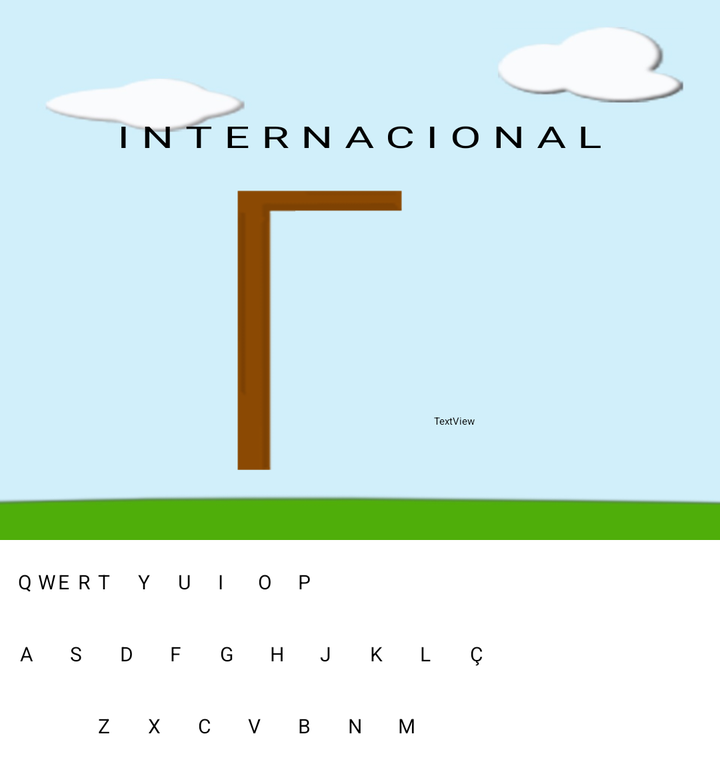
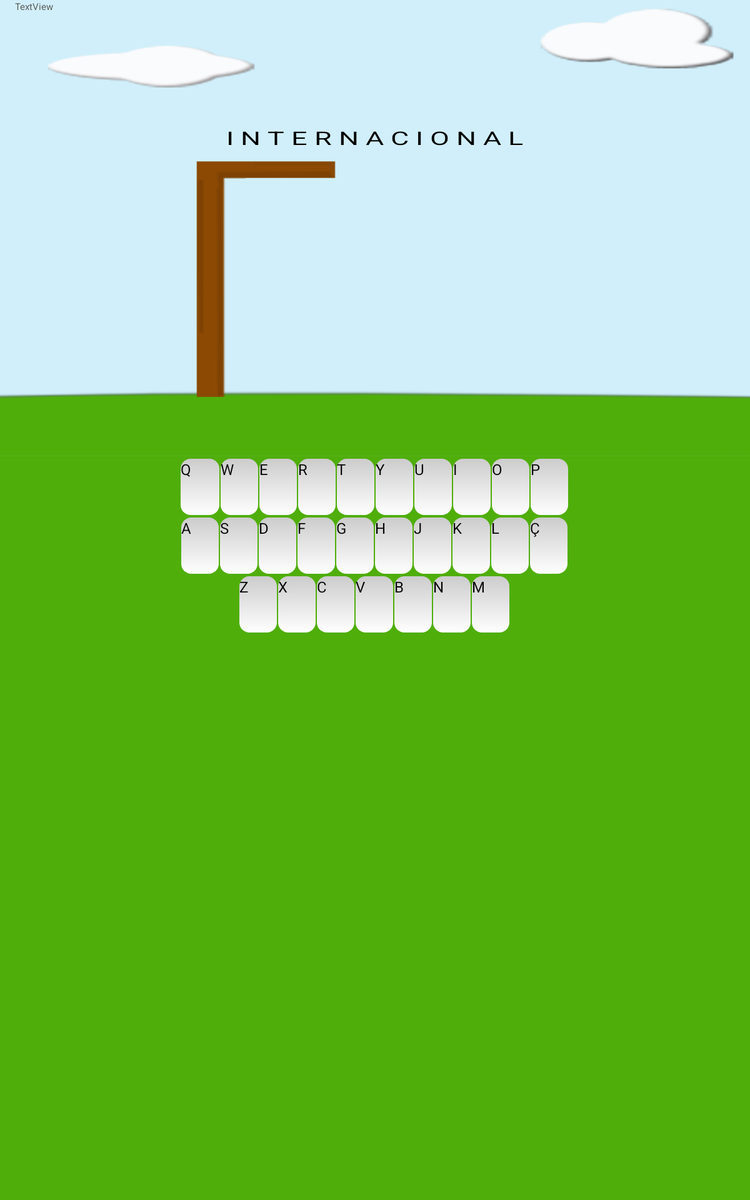

One screen, two layout resources from the same app: the default and the repository's alternative for another configuration. Each is rendered where Android would select it; the XML of both is given below.
<!-- AndroidManifest.xml: application theme AppTheme -->
<!-- res/layout/activity_partida.xml -->
<?xml version="1.0" encoding="utf-8"?>

<AbsoluteLayout xmlns:android="http://schemas.android.com/apk/res/android"
    android:layout_width="wrap_content"
    android:layout_height="wrap_content" >

<RelativeLayout
    android:layout_width="match_parent"
    android:layout_height="270dp"
    android:background="@drawable/paisagem_efeito"
    android:orientation="vertical" >


     
      
    <ImageView
        android:id="@+id/imageView1"
        android:layout_width="wrap_content"
        android:layout_height="wrap_content"
        android:layout_alignParentLeft="true"
        android:layout_alignParentTop="true"
        android:src="@drawable/tronco" />

      <TextView
         android:id="@+id/texto"
         android:layout_width="wrap_content"
         android:layout_height="wrap_content"
         android:layout_alignParentTop="true"
         android:layout_centerHorizontal="true"
         android:layout_marginTop="58dp"
         android:text="I N T E R N A C I O N A L"
         android:textScaleX="1.5"
         android:textSize="15dp"
         android:typeface="sans" />

      <ImageView
          android:id="@+id/balao"
          android:layout_width="wrap_content"
          android:layout_height="wrap_content"
          android:layout_centerHorizontal="true"
          android:layout_centerVertical="true"
          android:src="@drawable/caixa_letra"
          android:visibility="gone" />

     <TextView
         android:id="@+id/letra"
         android:layout_width="wrap_content"
         android:layout_height="wrap_content"
         android:layout_centerInParent="true"
         android:text="A" 
         android:textSize="35dp"
         android:visibility="invisible" />

     

</RelativeLayout>

<AbsoluteLayout
    android:layout_width="match_parent"
    android:layout_height="wrap_content"
    android:layout_x="3dp"
    android:layout_y="280dp" >

    <TableRow
        android:id="@+id/tableRow1"
        android:layout_width="wrap_content"
        android:layout_height="wrap_content"
        android:layout_x="6dp"
        android:layout_y="4dp" >

        <Button
            android:id="@+id/buttonQ"
            android:layout_width="wrap_content"
            android:layout_height="wrap_content"
            android:minHeight="25dp"
            android:minWidth="10dp"
            android:text="Q"
            android:textSize="10dp" />

        <Button
            android:id="@+id/buttonW"
            android:layout_width="wrap_content"
            android:layout_height="wrap_content"
            android:minHeight="25dp"
            android:minWidth="10dp"
            android:text="W"
            android:textSize="10dp" />

        <Button
            android:id="@+id/buttonE"
            android:layout_width="wrap_content"
            android:layout_height="wrap_content"
            android:minHeight="25dp"
            android:minWidth="10dp"
            android:text="E"
            android:textSize="10dp" />

        <Button
            android:id="@+id/buttonR"
            android:layout_width="wrap_content"
            android:layout_height="wrap_content"
            android:minHeight="25dp"
            android:minWidth="10dp"
            android:text="R"
            android:textSize="10dp" />

        <Button
            android:id="@+id/buttonT"
            android:layout_width="wrap_content"
            android:layout_height="wrap_content"
            android:minHeight="25dp"
            android:minWidth="20dp"
            android:text="T"
            android:textSize="10dp" />

        <Button
            android:id="@+id/buttonY"
            android:layout_width="wrap_content"
            android:layout_height="wrap_content"
            android:minHeight="25dp"
            android:minWidth="20dp"
            android:text="Y"
            android:textSize="10dp" />

        <Button
            android:id="@+id/buttonU"
            android:layout_width="wrap_content"
            android:layout_height="wrap_content"
            android:minHeight="25dp"
            android:minWidth="20dp"
            android:text="U"
            android:textSize="10dp" />

        <Button
            android:id="@+id/buttonI"
            android:layout_width="wrap_content"
            android:layout_height="wrap_content"
            android:minHeight="25dp"
            android:minWidth="20dp"
            android:text="I"
            android:textSize="10dp" />

        <Button
            android:id="@+id/buttonO"
            android:layout_width="wrap_content"
            android:layout_height="wrap_content"
            android:minHeight="25dp"
            android:minWidth="20dp"
            android:text="O"
            android:textSize="10dp" />

        <Button
            android:id="@+id/buttonP"
            android:layout_width="wrap_content"
            android:layout_height="wrap_content"
            android:minHeight="25dp"
            android:minWidth="20dp"
            android:text="P"
            android:textSize="10dp" />
    </TableRow>

    <TableRow
        android:id="@+id/tableRow3"
        android:layout_width="wrap_content"
        android:layout_height="wrap_content"
        android:layout_x="46dp"
        android:layout_y="76dp" >

        <Button
            android:id="@+id/buttonZ"
            android:layout_width="wrap_content"
            android:layout_height="wrap_content"
            android:minHeight="25dp"
            android:minWidth="25dp"
            android:text="Z"
            android:textSize="10dp" />

        <Button
            android:id="@+id/buttonX"
            android:layout_width="wrap_content"
            android:layout_height="wrap_content"
            android:minHeight="25dp"
            android:minWidth="25dp"
            android:text="X"
            android:textSize="10dp" />

        <Button
            android:id="@+id/buttonC"
            android:layout_width="wrap_content"
            android:layout_height="wrap_content"
            android:minHeight="25dp"
            android:minWidth="25dp"
            android:text="C"
            android:textSize="10dp" />

        <Button
            android:id="@+id/buttonV"
            android:layout_width="wrap_content"
            android:layout_height="wrap_content"
            android:minHeight="25dp"
            android:minWidth="25dp"
            android:text="V"
            android:textSize="10dp" />

        <Button
            android:id="@+id/buttonB"
            android:layout_width="wrap_content"
            android:layout_height="wrap_content"
            android:minHeight="25dp"
            android:minWidth="25dp"
            android:text="B"
            android:textSize="10dp" />

        <Button
            android:id="@+id/buttonN"
            android:layout_width="wrap_content"
            android:layout_height="wrap_content"
            android:minHeight="25dp"
            android:minWidth="25dp"
            android:text="N"
            android:textSize="10dp" />

        <Button
            android:id="@+id/buttonM"
            android:layout_width="wrap_content"
            android:layout_height="wrap_content"
            android:minHeight="25dp"
            android:minWidth="25dp"
            android:text="M"
            android:textSize="10dp" />
    </TableRow>

    <TableRow
        android:id="@+id/tableRow2"
        android:layout_width="wrap_content"
        android:layout_height="wrap_content"
        android:layout_x="7dp"
        android:layout_y="40dp" >

        <Button
            android:id="@+id/buttonA"
            android:layout_width="wrap_content"
            android:layout_height="wrap_content"
            android:minHeight="25dp"
            android:minWidth="25dp"
            android:text="A"
            android:textSize="10dp" />

        <Button
            android:id="@+id/buttonS"
            android:layout_width="wrap_content"
            android:layout_height="wrap_content"
            android:minHeight="25dp"
            android:minWidth="25dp"
            android:text="S"
            android:textSize="10dp" />

        <Button
            android:id="@+id/buttonD"
            android:layout_width="wrap_content"
            android:layout_height="wrap_content"
            android:minHeight="25dp"
            android:minWidth="25dp"
            android:text="D"
            android:textSize="10dp" />

        <Button
            android:id="@+id/buttonF"
            android:layout_width="wrap_content"
            android:layout_height="wrap_content"
            android:minHeight="25dp"
            android:minWidth="25dp"
            android:text="F"
            android:textSize="10dp" />

        <Button
            android:id="@+id/buttonG"
            android:layout_width="wrap_content"
            android:layout_height="wrap_content"
            android:minHeight="25dp"
            android:minWidth="25dp"
            android:text="G"
            android:textSize="10dp" />

        <Button
            android:id="@+id/buttonH"
            android:layout_width="wrap_content"
            android:layout_height="wrap_content"
            android:minHeight="25dp"
            android:minWidth="25dp"
            android:text="H"
            android:textSize="10dp" />

        <Button
            android:id="@+id/buttonJ"
            android:layout_width="wrap_content"
            android:layout_height="wrap_content"
            android:minHeight="25dp"
            android:minWidth="25dp"
            android:text="J"
            android:textSize="10dp" />

        <Button
            android:id="@+id/buttonK"
            android:layout_width="wrap_content"
            android:layout_height="wrap_content"
            android:minHeight="25dp"
            android:minWidth="25dp"
            android:text="K"
            android:textSize="10dp" />

        <Button
            android:id="@+id/buttonL"
            android:layout_width="wrap_content"
            android:layout_height="wrap_content"
            android:minHeight="25dp"
            android:minWidth="25dp"
            android:text="L"
            android:textSize="10dp" />

        <Button
            android:id="@+id/buttonCC"
            android:layout_width="wrap_content"
            android:layout_height="wrap_content"
            android:minHeight="25dp"
            android:minWidth="25dp"
            android:text="Ç"
            android:textSize="10dp" />
    </TableRow>

</AbsoluteLayout>

<TextView
    android:id="@+id/textStatus"
    android:layout_width="260dp"
    android:layout_height="wrap_content"
    android:layout_marginTop="45dp"
    android:layout_x="217dp"
    android:layout_y="207dp"
    android:text="TextView" />

</AbsoluteLayout>
<!-- resources referenced by this layout -->
<resources>
  <!-- drawable caixa_letra: png bitmap (drawable-xhdpi, 8647 bytes) -->
  <!-- drawable paisagem_efeito: jpg bitmap (drawable-mdpi, 18114 bytes) -->
  <!-- drawable tronco: png bitmap (drawable-xhdpi, 11335 bytes) -->
  <!-- from res/values-v11/ -->
  <style name="AppTheme" parent="AppBaseTheme">
          
      </style>
</resources>
<!-- res/layout-large/activity_partida.xml (the repository's variant of the layout above) -->
<!-- drawn on a 7-inch tablet held upright -->
<?xml version="1.0" encoding="utf-8"?>

<LinearLayout xmlns:android="http://schemas.android.com/apk/res/android"
    android:layout_width="fill_parent"
    android:layout_height="fill_parent"
    android:background="#4FAE0A"
    android:orientation="vertical" >

<RelativeLayout
    android:layout_width="match_parent"
    android:layout_height="365dp"
    android:background="@drawable/paisagem_efeito"
    android:orientation="vertical" >
      
    <ImageView
        android:id="@+id/imageView1"
        android:layout_width="wrap_content"
        android:layout_height="wrap_content"
        android:layout_alignParentBottom="true"
        android:layout_alignParentTop="true"
        android:src="@drawable/tronco" />

      <TextView
         android:id="@+id/texto"
         android:layout_width="wrap_content"
         android:layout_height="wrap_content"
         android:layout_alignParentTop="true"
         android:layout_centerHorizontal="true"
         android:layout_marginTop="100dp"
         android:text="I N T E R N A C I O N A L"
         android:textScaleX="1.5"
         android:textSize="15dp"
         android:typeface="sans" />

      <ImageView
          android:id="@+id/balao"
          android:layout_width="wrap_content"
          android:layout_height="wrap_content"
          android:layout_centerHorizontal="true"
          android:layout_centerVertical="true"
          android:src="@drawable/caixa_letra"
          android:visibility="gone" />

     <TextView
         android:id="@+id/letra"
         android:layout_width="wrap_content"
         android:layout_height="wrap_content"
         android:layout_centerInParent="true"
         android:text="A" 
         android:textSize="35dp"
         android:visibility="invisible" />

     <TextView
         android:id="@+id/textStatus"
         android:layout_width="wrap_content"
         android:layout_height="wrap_content"
         android:layout_alignParentLeft="true"
         android:layout_alignParentTop="true"
         android:layout_marginLeft="12dp"
         android:text="TextView"
         android:textColor="#585858" />

 </RelativeLayout>

<TableRow
        android:id="@+id/tableRow1"
        android:layout_width="match_parent"
        android:layout_height="wrap_content"
        android:gravity="center"
         android:layout_marginTop="1dp"
     	 >

     	<Button
     	    android:id="@+id/buttonQ"
     	    style="@drawable/button_background_pressed"
     	    android:layout_width="wrap_content"
     	    android:layout_height="wrap_content"
     	    android:background="@drawable/button_background_tecla"
     	    android:height="44dp"
     	    android:maxWidth="40dp"
     	    android:minHeight="45dp"
     	    android:minWidth="31dp"
     	    android:text="Q"
     	    android:textSize="12dp"
     	    android:layout_marginTop="1dp"
     	    android:layout_marginBottom="1dp"
     	    android:layout_marginRight="1dp" />

        <Button
            android:id="@+id/buttonW"
            android:layout_width="wrap_content"
            android:layout_height="wrap_content"
            android:background="@drawable/button_background_tecla"
            android:height="44dp"
            android:minHeight="45dp"
            android:minWidth="11dp"
            android:text="W"
            android:textSize="12dp"
            android:width="30dp"
             android:layout_marginTop="1dp"
     	    android:layout_marginRight="1dp"
     	    	    android:layout_marginBottom="1dp" />

        <Button
            android:id="@+id/buttonE"
            android:layout_width="wrap_content"
            android:layout_height="wrap_content"
            android:background="@drawable/button_background_tecla"
            android:height="44dp"
            android:minHeight="45dp"
            android:minWidth="11dp"
            android:text="E"
            android:textSize="12dp"
            android:width="30dp"
            android:layout_marginTop="1dp"
     	    android:layout_marginRight="1dp"
     	    android:layout_marginBottom="1dp" />

        <Button
            android:id="@+id/buttonR"
            android:layout_width="wrap_content"
            android:layout_height="wrap_content"
            android:height="45dp"
            android:minHeight="45dp"
            android:minWidth="11dp"
            android:width="30dp"
            android:text="R"
            android:textSize="12dp" 
             android:background="@drawable/button_background_tecla"
             android:layout_marginTop="1dp"
     	    android:layout_marginRight="1dp"
     	    android:layout_marginBottom="1dp"/>

        <Button
            android:id="@+id/buttonT"
            android:layout_width="wrap_content"
            android:layout_height="wrap_content"
            android:height="44dp"
            android:minHeight="45dp"
            android:minWidth="11dp"
            android:width="30dp"
            android:text="T"
            android:textSize="12dp" 
             android:background="@drawable/button_background_tecla"
              android:layout_marginTop="1dp"
     	    android:layout_marginRight="1dp"
     	    android:layout_marginBottom="1dp"/>

        <Button
            android:id="@+id/buttonY"
            android:layout_width="wrap_content"
            android:layout_height="wrap_content"
            android:height="44dp"
            android:minHeight="45dp"
            android:minWidth="11dp"
            android:width="30dp"
            android:text="Y"
            android:textSize="12dp" 
             android:background="@drawable/button_background_tecla"
              android:layout_marginTop="1dp"
     	    android:layout_marginRight="1dp"
     	    android:layout_marginBottom="1dp"/>

        <Button
            android:id="@+id/buttonU"
            android:layout_width="wrap_content"
            android:layout_height="wrap_content"
            android:height="44dp"
            android:minHeight="45dp"
            android:minWidth="11dp"
            android:width="30dp"
            android:text="U"
            android:textSize="12dp" 
             android:background="@drawable/button_background_tecla"
              android:layout_marginTop="1dp"
     	    android:layout_marginRight="1dp"
     	    android:layout_marginBottom="1dp"/>

        <Button
            android:id="@+id/buttonI"
            android:layout_width="wrap_content"
            android:layout_height="wrap_content"
            android:height="44dp"
            android:minHeight="45dp"
            android:minWidth="11dp"
            android:width="30dp"
            android:text="I"
            android:textSize="12dp" 
             android:background="@drawable/button_background_tecla"
              android:layout_marginTop="1dp"
     	    android:layout_marginRight="1dp"
     	    android:layout_marginBottom="1dp"/>

        <Button
            android:id="@+id/buttonO"
            android:layout_width="wrap_content"
            android:layout_height="wrap_content"
            android:height="44dp"
            android:minHeight="45dp"
            android:minWidth="11dp"
            android:width="30dp"
            android:text="O"
            android:textSize="12dp" 
             android:background="@drawable/button_background_tecla"
              android:layout_marginTop="1dp"
     	    android:layout_marginRight="1dp"
     	    android:layout_marginBottom="1dp"/>

        <Button
            android:id="@+id/buttonP"
            android:layout_width="wrap_content"
            android:layout_height="wrap_content"
            android:height="44dp"
            android:minHeight="45dp"
            android:minWidth="11dp"
            android:width="30dp"
            android:text="P"
            android:textSize="12dp" 
             android:background="@drawable/button_background_tecla"
              android:layout_marginTop="1dp"
     	    android:layout_marginRight="1dp"
     	    android:layout_marginBottom="1dp"/>
    </TableRow>
    
    <TableRow
        android:id="@+id/tableRow2"
        android:layout_width="match_parent"
        android:layout_height="wrap_content"
        android:gravity="center" >

        <Button
            android:id="@+id/buttonA"
            android:layout_width="wrap_content"
            android:layout_height="wrap_content"
            android:height="44dp"
            android:minHeight="45dp"
            android:minWidth="11dp"
            android:text="A"
            android:textSize="12dp"
            android:width="30dp" 
             android:background="@drawable/button_background_tecla"
              android:layout_marginTop="1dp"
     	    android:layout_marginRight="1dp"
     	    android:layout_marginBottom="1dp"/>

        <Button
            android:id="@+id/buttonS"
            android:layout_width="wrap_content"
            android:layout_height="wrap_content"
            android:height="44dp"
            android:minHeight="45dp"
            android:minWidth="11dp"
            android:width="30dp"
            android:text="S"
            android:textSize="12dp" 
             android:background="@drawable/button_background_tecla"
              android:layout_marginTop="1dp"
     	    android:layout_marginRight="1dp"
     	    android:layout_marginBottom="1dp"/>

        <Button
            android:id="@+id/buttonD"
            android:layout_width="wrap_content"
            android:layout_height="wrap_content"
            android:height="44dp"
            android:minHeight="45dp"
            android:minWidth="11dp"
            android:width="30dp"
            android:text="D"
            android:textSize="12dp" 
             android:background="@drawable/button_background_tecla"
              android:layout_marginTop="1dp"
     	    android:layout_marginRight="1dp"
     	    android:layout_marginBottom="1dp"/>

        <Button
            android:id="@+id/buttonF"
            android:layout_width="wrap_content"
            android:layout_height="wrap_content"
            android:height="44dp"
            android:minHeight="45dp"
            android:minWidth="11dp"
            android:width="30dp"
            android:text="F"
            android:textSize="12dp" 
             android:background="@drawable/button_background_tecla"
              android:layout_marginTop="1dp"
     	    android:layout_marginRight="1dp"
     	    android:layout_marginBottom="1dp"/>

        <Button
            android:id="@+id/buttonG"
            android:layout_width="wrap_content"
            android:layout_height="wrap_content"
            android:height="44dp"
            android:minHeight="45dp"
            android:minWidth="11dp"
            android:width="30dp"
            android:text="G"
            android:textSize="12dp" 
             android:background="@drawable/button_background_tecla"
              android:layout_marginTop="1dp"
     	    android:layout_marginRight="1dp"
     	    android:layout_marginBottom="1dp"/>

        <Button
            android:id="@+id/buttonH"
            android:layout_width="wrap_content"
            android:layout_height="wrap_content"
            android:height="44dp"
            android:minHeight="45dp"
            android:minWidth="11dp"
            android:width="30dp"
            android:text="H"
            android:textSize="12dp" 
             android:background="@drawable/button_background_tecla"
              android:layout_marginTop="1dp"
     	    android:layout_marginRight="1dp"
     	    android:layout_marginBottom="1dp"/>

        <Button
            android:id="@+id/buttonJ"
            android:layout_width="wrap_content"
            android:layout_height="wrap_content"
            android:height="44dp"
            android:minHeight="45dp"
            android:minWidth="11dp"
            android:width="30dp"
            android:text="J"
            android:textSize="12dp"
             android:background="@drawable/button_background_tecla" 
              android:layout_marginTop="1dp"
     	    android:layout_marginRight="1dp"
     	    android:layout_marginBottom="1dp"/>

        <Button
            android:id="@+id/buttonK"
            android:layout_width="wrap_content"
            android:layout_height="wrap_content"
            android:height="44dp"
            android:minHeight="45dp"
            android:minWidth="11dp"
            android:width="30dp"
            android:text="K"
            android:textSize="12dp" 
             android:background="@drawable/button_background_tecla"
              android:layout_marginTop="1dp"
     	    android:layout_marginRight="1dp"
     	    android:layout_marginBottom="1dp"/>

        <Button
            android:id="@+id/buttonL"
            android:layout_width="wrap_content"
            android:layout_height="wrap_content"
            android:height="44dp"
            android:minHeight="45dp"
            android:minWidth="11dp"
            android:width="30dp"
            android:text="L"
            android:textSize="12dp"
             android:background="@drawable/button_background_tecla" 
              android:layout_marginTop="1dp"
     	    android:layout_marginRight="1dp"
     	    android:layout_marginBottom="1dp"/>

        <Button
            android:id="@+id/buttonCC"
            android:layout_width="wrap_content"
            android:layout_height="wrap_content"
            android:height="44dp"
            android:minHeight="45dp"
            android:minWidth="11dp"
            android:width="30dp"
            android:text="Ç"
            android:textSize="12dp" 
             android:background="@drawable/button_background_tecla"
              android:layout_marginTop="1dp"
     	    android:layout_marginRight="1dp"
     	    android:layout_marginBottom="1dp"/>
    </TableRow>
    
    <TableRow
    	android:id="@+id/tableRow3"
    	android:layout_width="match_parent"
        android:layout_height="wrap_content"
        android:gravity="center" >

    <Button
        android:id="@+id/buttonZ"
        android:layout_width="wrap_content"
        android:layout_height="wrap_content"
        android:height="44dp"
        android:minHeight="45dp"
        android:minWidth="11dp"
        android:text="Z"
        android:textSize="12dp"
        android:width="30dp" 
         android:background="@drawable/button_background_tecla"
          android:layout_marginTop="1dp"
     	    android:layout_marginRight="1dp"
     	    android:layout_marginBottom="1dp"/>

    <Button
        android:id="@+id/buttonX"
        android:layout_width="wrap_content"
        android:layout_height="wrap_content"
        android:height="44dp"
        android:minHeight="45dp"
        android:minWidth="11dp"
        android:text="X"
        android:textSize="12dp"
        android:width="30dp"
         android:background="@drawable/button_background_tecla" 
          android:layout_marginTop="1dp"
     	    android:layout_marginRight="1dp"
     	    android:layout_marginBottom="1dp"/>

    <Button
        android:id="@+id/buttonC"
        android:layout_width="wrap_content"
        android:layout_height="wrap_content"
        android:height="44dp"
        android:minHeight="45dp"
        android:minWidth="11dp"
        android:text="C"
        android:textSize="12dp"
        android:width="30dp" 
         android:background="@drawable/button_background_tecla"
          android:layout_marginTop="1dp"
     	    android:layout_marginRight="1dp"
     	    android:layout_marginBottom="1dp"/>

    <Button
        android:id="@+id/buttonV"
        android:layout_width="wrap_content"
        android:layout_height="wrap_content"
        android:height="44dp"
        android:minHeight="45dp"
        android:minWidth="11dp"
        android:width="30dp"
        android:text="V"
        android:textSize="12dp" 
         android:background="@drawable/button_background_tecla"
          android:layout_marginTop="1dp"
     	    android:layout_marginRight="1dp"
     	    android:layout_marginBottom="1dp"/>

    <Button
        android:id="@+id/buttonB"
        android:layout_width="wrap_content"
        android:layout_height="wrap_content"
        android:height="44dp"
        android:minHeight="45dp"
        android:minWidth="11dp"
        android:text="B"
        android:textSize="12dp"
        android:width="30dp"
         android:background="@drawable/button_background_tecla" 
          android:layout_marginTop="1dp"
     	    android:layout_marginRight="1dp"
     	    android:layout_marginBottom="1dp"/>

    <Button
        android:id="@+id/buttonN"
        android:layout_width="wrap_content"
        android:layout_height="wrap_content"
        android:height="44dp"
        android:minHeight="45dp"
        android:minWidth="11dp"
        android:text="N"
        android:textSize="12dp"
        android:width="30dp" 
         android:background="@drawable/button_background_tecla"
          android:layout_marginTop="1dp"
     	    android:layout_marginRight="1dp"
     	    android:layout_marginBottom="1dp"/>

    <Button
        android:id="@+id/buttonM"
        android:layout_width="wrap_content"
        android:layout_height="wrap_content"
        android:height="44dp"
        android:minHeight="45dp"
        android:minWidth="11dp"
        android:text="M"
        android:textSize="12dp"
        android:width="30dp" 
         android:background="@drawable/button_background_tecla"
          android:layout_marginTop="1dp"
     	    android:layout_marginRight="1dp"
     	    android:layout_marginBottom="1dp"/>
</TableRow>

</LinearLayout>
<!-- resources referenced by the variant -->
<!-- as a 7-inch tablet held upright resolves them -->
<resources>
  <!-- drawable button_background_pressed (drawable) -->
  <?xml version="1.0" encoding="utf-8"?>
  <shape xmlns:android="http://schemas.android.com/apk/res/android" >
  
      <gradient
              android:angle="270"
              android:endColor="@color/button_background_pressed_end"
              android:startColor="@color/button_background_pressed_start" />
  
      <corners android:radius="11dp" />
  
  </shape>
  <!-- drawable button_background_tecla (drawable) -->
  <?xml version="1.0" encoding="utf-8"?>
  <shape xmlns:android="http://schemas.android.com/apk/res/android" >
  
      <gradient
          android:type="linear"
          android:angle="270"
  
          
          android:endColor="#ffffff"
          android:startColor="#cccccc" />
  
      <corners android:radius="08dp" />
  
  </shape>
  <!-- drawable caixa_letra: png bitmap (drawable-xhdpi, 8647 bytes) -->
  <!-- drawable paisagem_efeito: jpg bitmap (drawable-mdpi, 18114 bytes) -->
  <!-- drawable tronco: png bitmap (drawable-xhdpi, 11335 bytes) -->
  <!-- from res/values-v11/ -->
  <style name="AppTheme" parent="AppBaseTheme">
          
      </style>
  <color name="button_background_pressed_end">#1c9ab1</color>
  <color name="button_background_pressed_start">#1c9ab4</color>
</resources>
